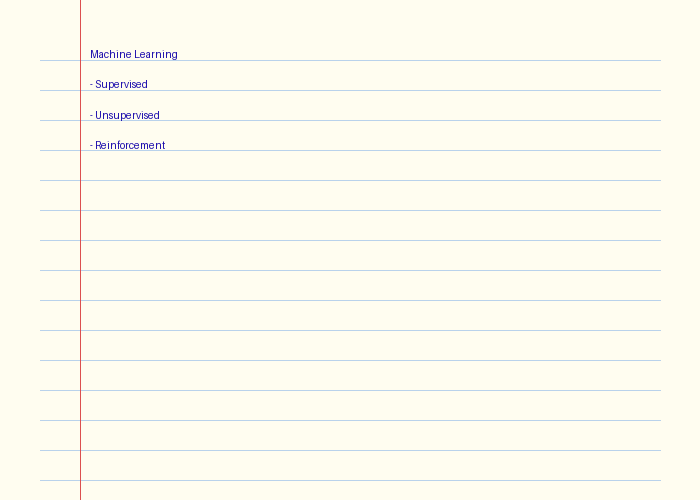
#> input picture dataset/synthetic/handwritten_0000.png, 700 x 500 px
$ python -i preprocessor.py   (imports and definitions only)
#> lines starting #> are read from the running program, lines starting #| are printed output that depends on the picture; after the words box and inside, x2 and y2 are one past the last pixel; in counts of white or black regions, pixels touching at a corner belong together
"""
utils/preprocessor.py
Image preprocessing pipeline for handwritten text OCR.
Handles shadows, glare, tilt, noise, and quality enhancement.
"""

import cv2
import numpy as np
from PIL import Image, ImageEnhance, ImageFilter
from scipy import ndimage
import io
import base64


class ImagePreprocessor:
    """
    Comprehensive image preprocessing pipeline to improve OCR accuracy.
    Handles common issues: shadows, glare, tilt, low contrast, noise.
    """

    def __init__(self, debug: bool = False):
        self.debug = debug
        self.steps_log = []

    def preprocess(self, image_input, pipeline: str = "auto") -> dict:
        """
        Main preprocessing entry point.

        Args:
            image_input: PIL Image, numpy array, bytes, or file path
            pipeline: 'auto', 'whiteboard', 'handwritten', 'document', 'flowchart'

        Returns:
            dict with 'image' (PIL), 'cv_image' (numpy), 'steps', 'pipeline_used'
        """
        self.steps_log = []

        # --- Normalize input to numpy BGR ---
        img = self._to_cv2(image_input)
        self._log("Input loaded", img)

        # --- Detect pipeline if auto ---
        if pipeline == "auto":
            pipeline = self._detect_pipeline(img)
            self._log(f"Auto-detected pipeline: {pipeline}")

        # --- Run selected pipeline ---
        if pipeline == "whiteboard":
            processed = self._whiteboard_pipeline(img)
        elif pipeline == "handwritten":
            processed = self._handwritten_pipeline(img)
        elif pipeline == "flowchart":
            processed = self._flowchart_pipeline(img)
        else:
            processed = self._document_pipeline(img)

        pil_out = Image.fromarray(cv2.cvtColor(processed, cv2.COLOR_BGR2RGB))

        return {
            "image": pil_out,
            "cv_image": processed,
            "steps": self.steps_log,
            "pipeline_used": pipeline,
        }

    # ------------------------------------------------------------------ #
    #  Pipelines                                                           #
    # ------------------------------------------------------------------ #

    def _whiteboard_pipeline(self, img: np.ndarray) -> np.ndarray:
        img = self._resize_if_needed(img)
        img = self._correct_tilt(img)
        img = self._remove_shadows(img)
        img = self._enhance_whiteboard(img)
        img = self._denoise(img)
        img = self._sharpen(img)
        return img

    # [26 lines left out: functions _handwritten_pipeline, _flowchart_pipeline, _document_pipeline, not called in this run]

    # ------------------------------------------------------------------ #
    #  Step implementations                                                #
    # ------------------------------------------------------------------ #

    def _resize_if_needed(self, img: np.ndarray, min_dim: int = 800, max_dim: int = 4000) -> np.ndarray:
        h, w = img.shape[:2]
        longest = max(h, w)
        shortest = min(h, w)

        if longest > max_dim:
            scale = max_dim / longest
            img = cv2.resize(img, None, fx=scale, fy=scale, interpolation=cv2.INTER_AREA)
            self._log(f"Downscaled to {img.shape[1]}x{img.shape[0]}")
        elif shortest < min_dim:
            scale = min_dim / shortest
            img = cv2.resize(img, None, fx=scale, fy=scale, interpolation=cv2.INTER_CUBIC)
            self._log(f"Upscaled to {img.shape[1]}x{img.shape[0]}")
        return img

    def _correct_tilt(self, img: np.ndarray) -> np.ndarray:
        """Detect and correct skew using Hough transform."""
        gray = cv2.cvtColor(img, cv2.COLOR_BGR2GRAY)
        # Binarize to find dark text
        _, thresh = cv2.threshold(gray, 0, 255, cv2.THRESH_BINARY_INV + cv2.THRESH_OTSU)

        # Dilate horizontally to connect text into baselines
        kernel = cv2.getStructuringElement(cv2.MORPH_RECT, (30, 5))
        dilated = cv2.dilate(thresh, kernel, iterations=1)

        # Find edges on the dilated image
        edges = cv2.Canny(dilated, 50, 150, apertureSize=3)

        # Threshold proportional to image width to only detect long lines
        min_line_len = int(img.shape[1] * 0.2)
        lines = cv2.HoughLines(edges, 1, np.pi / 180, threshold=min_line_len)

        if lines is None:
            return img

        angles = []
        for rho, theta in lines[:, 0]:
            angle = (theta - np.pi / 2) * 180 / np.pi
            if abs(angle) < 45:
                angles.append(angle)

        if not angles:
            return img

        median_angle = np.median(angles)
        if abs(median_angle) < 0.5:
            return img  # negligible tilt

        h, w = img.shape[:2]
        M = cv2.getRotationMatrix2D((w / 2, h / 2), median_angle, 1.0)
        rotated = cv2.warpAffine(img, M, (w, h), flags=cv2.INTER_CUBIC,
                                  borderMode=cv2.BORDER_REPLICATE)
        self._log(f"Corrected tilt: {median_angle:.2f}°")
        return rotated

    def _remove_shadows(self, img: np.ndarray) -> np.ndarray:
        """Remove uneven illumination and shadows using morphological approach."""
        rgb_planes = cv2.split(img)
        result_planes = []
        for plane in rgb_planes:
            dilated = cv2.dilate(plane, np.ones((7, 7), np.uint8))
            bg = cv2.medianBlur(dilated, 21)
            diff = 255 - cv2.absdiff(plane, bg)
            norm = cv2.normalize(diff, None, alpha=0, beta=255,
                                  norm_type=cv2.NORM_MINMAX)
            result_planes.append(norm)
        result = cv2.merge(result_planes)
        self._log("Shadow removal applied")
        return result

    # [22 lines left out: functions _normalize_illumination, _increase_contrast, not called in this run]

    def _denoise(self, img: np.ndarray) -> np.ndarray:
        """Fast Non-Local Means denoising."""
        result = cv2.fastNlMeansDenoisingColored(img, None, 10, 10, 7, 21)
        self._log("NLM denoising applied")
        return result

    def _sharpen(self, img: np.ndarray) -> np.ndarray:
        """Unsharp mask sharpening."""
        kernel = np.array([[0, -1, 0], [-1, 5, -1], [0, -1, 0]])
        result = cv2.filter2D(img, -1, kernel)
        self._log("Sharpening applied")
        return result

    # [18 lines left out: functions _binarize_adaptive, _binarize_otsu, not called in this run]

    def _enhance_whiteboard(self, img: np.ndarray) -> np.ndarray:
        """Special whiteboard enhancement: boost dark ink on bright bg."""
        gray = cv2.cvtColor(img, cv2.COLOR_BGR2GRAY)
        # Estimate background by dilating (removes dark text)
        kernel = np.ones((15, 15), np.uint8)
        bg = cv2.morphologyEx(gray, cv2.MORPH_DILATE, kernel)
        # Subtract original from background to get white text on black background
        diff = cv2.subtract(bg, gray)
        # Invert to get dark text on bright background
        inv = cv2.bitwise_not(diff)
        norm = cv2.normalize(inv, None, 0, 255, cv2.NORM_MINMAX)
        result = cv2.cvtColor(norm, cv2.COLOR_GRAY2BGR)
        self._log("Whiteboard enhancement applied")
        return result

    # [8 lines left out: function _morphological_clean, not called in this run]

    # ------------------------------------------------------------------ #
    #  Helpers                                                             #
    # ------------------------------------------------------------------ #

    def _detect_pipeline(self, img: np.ndarray) -> str:
        """Heuristic pipeline detection based on image characteristics."""
        gray = cv2.cvtColor(img, cv2.COLOR_BGR2GRAY)
        mean = np.mean(gray)
        std = np.std(gray)

        # Whiteboard: very bright mean, low std
        if mean > 180 and std < 50:
            return "whiteboard"
        # Flowchart: many edges, moderate brightness
        edges = cv2.Canny(gray, 50, 150)
        edge_density = np.sum(edges > 0) / edges.size
        if edge_density > 0.05 and mean > 100:
            return "flowchart"
        # Dark/noisy: handwritten notes on paper
        if mean < 130 or std > 70:
            return "handwritten"
        return "document"

    def _to_cv2(self, image_input) -> np.ndarray:
        if isinstance(image_input, np.ndarray):
            return image_input if image_input.ndim == 3 else cv2.cvtColor(image_input, cv2.COLOR_GRAY2BGR)
        if isinstance(image_input, Image.Image):
            return cv2.cvtColor(np.array(image_input.convert("RGB")), cv2.COLOR_RGB2BGR)
        if isinstance(image_input, bytes):
            arr = np.frombuffer(image_input, np.uint8)
            return cv2.imdecode(arr, cv2.IMREAD_COLOR)
        if isinstance(image_input, str):
            return cv2.imread(image_input)
        raise ValueError(f"Unsupported image input type: {type(image_input)}")

    def _log(self, message: str, img: np.ndarray = None):
        entry = {"step": len(self.steps_log) + 1, "message": message}
        if img is not None and self.debug:
            entry["shape"] = img.shape
        self.steps_log.append(entry)


# [4 lines left out: function image_to_base64, not called in this run]

>>> import cv2
>>> picture = cv2.imread('../dataset/synthetic/handwritten_0000.png')
#> picture is the input picture: shape (500, 700, 3); mean B, G, R 239.5, 251.2, 252.7
>>> result = ImagePreprocessor().preprocess(picture)
#> in _detect_pipeline, `mean = np.mean(gray)`: mean = 250.2
#> in _detect_pipeline, `std = np.std(gray)`: std = 12.13
#> in preprocess, `pipeline = self._detect_pipeline(img)`: pipeline = 'whiteboard'
#> in _correct_tilt, `_, thresh = cv2.threshold(gray, 0, 255, cv2.THRESH_BINARY_INV + cv2.TH..`:
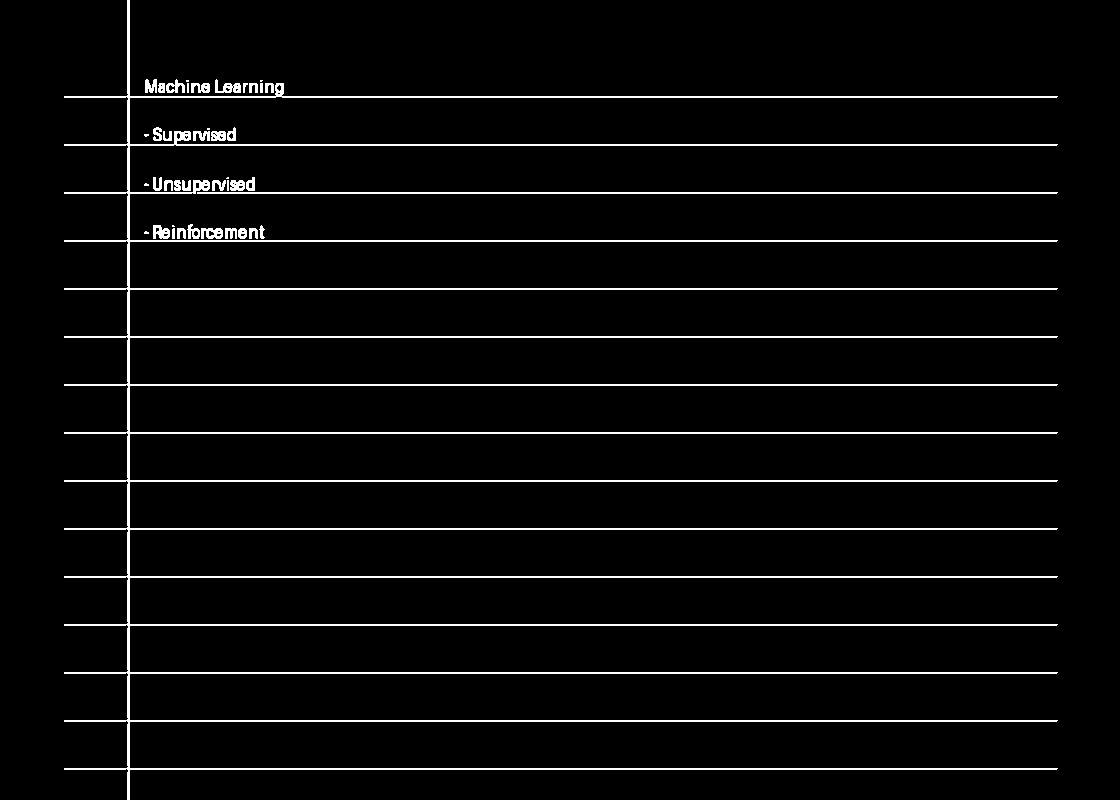
#> thresh: shape (800, 1120); 3.9% white in thin lines or dots, all inside (x1, y1, x2, y2) = (64, 0, 1058, 800)
#> in _correct_tilt, `dilated = cv2.dilate(thresh, kernel, iterations=1)`:
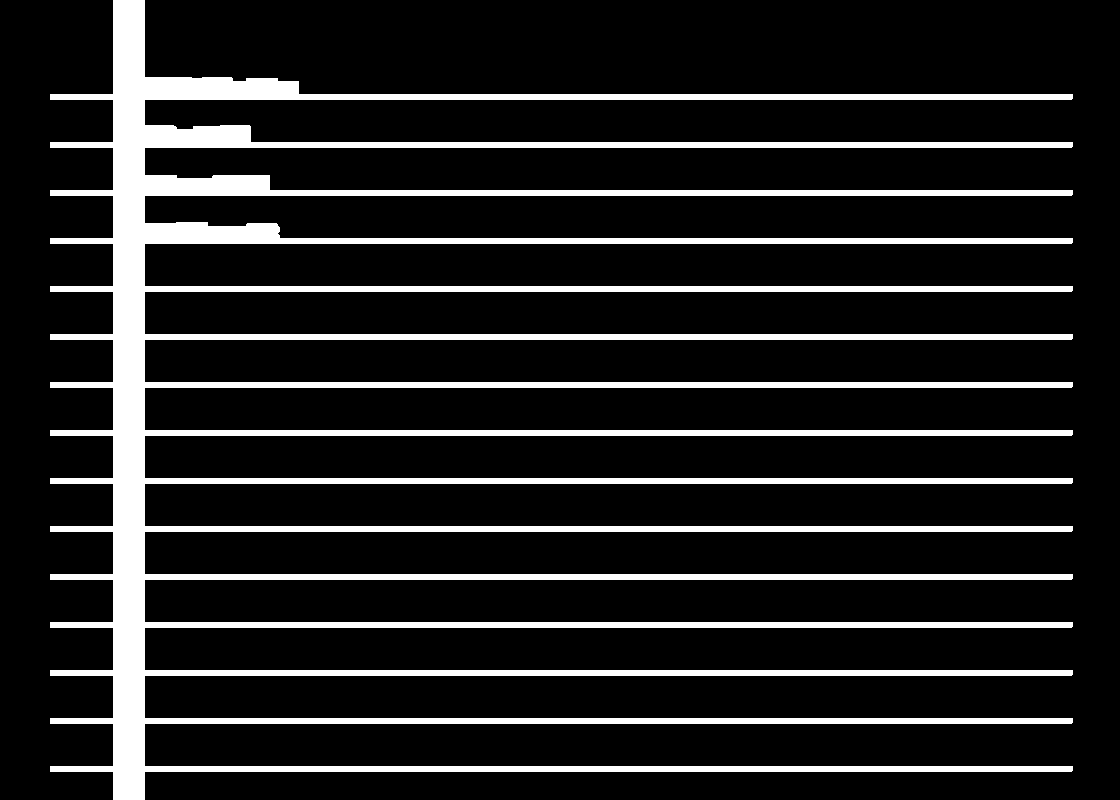
#> dilated: shape (800, 1120); 13.7% white; 1 white region, box (x1, y1, x2, y2) and area: (50, 0, 1073, 800) 122619
#> in _correct_tilt, `edges = cv2.Canny(dilated, 50, 150, apertureSize=3)`:
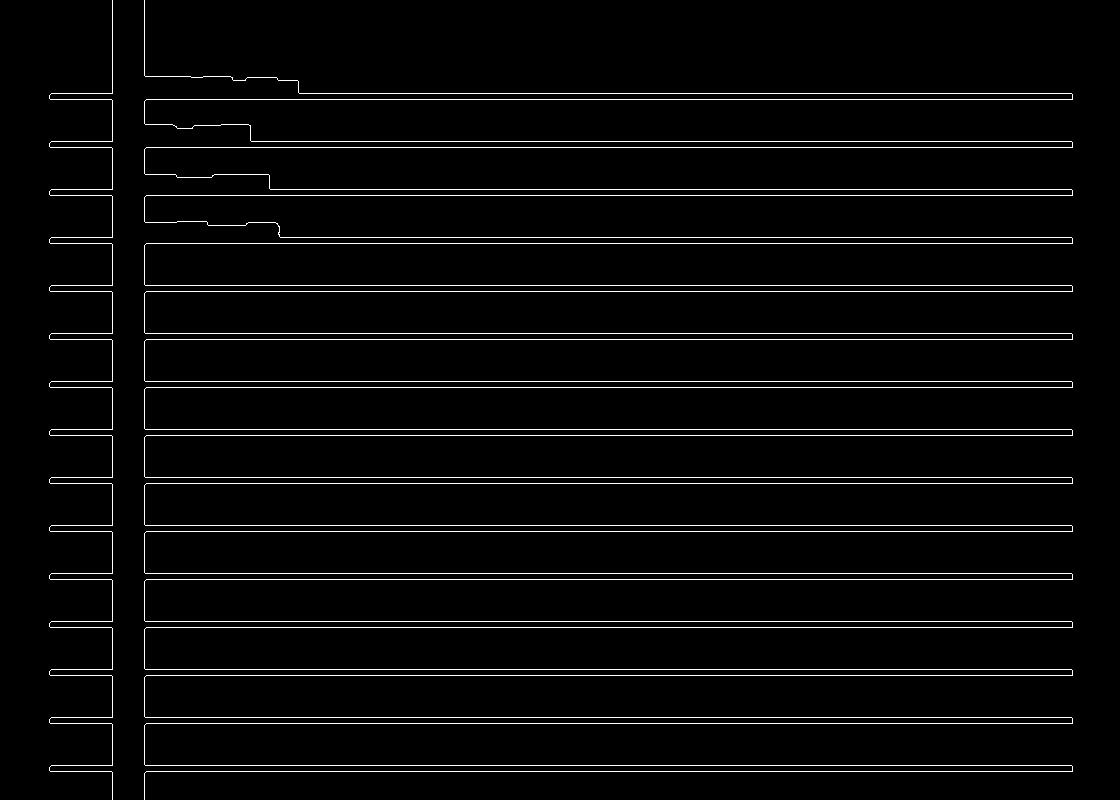
#> edges: shape (800, 1120); 3.5% white in thin lines or dots
#> in _correct_tilt, `lines = cv2.HoughLines(edges, 1, np.pi / 180, threshold=min_line_len)`: lines = 32 rows, first 8: [99, 1.57], [147, 1.57], [195, 1.57], [243, 1.57], [285, 1.57], [291, 1.57], [333, 1.57], [339, 1.57]
#> the loop in _correct_tilt, `for rho, theta in lines[:, 0]:` made 32 passes
#> (rho, theta, angle) on passes 1 to 12: (99, 1.57, 2.5e-06), (147, 1.57, 2.5e-06), (195, 1.57, 2.5e-06), (243, 1.57, 2.5e-06), (285, 1.57, 2.5e-06), (291, 1.57, 2.5e-06), (333, 1.57, 2.5e-06), (339, 1.57, 2.5e-06), (381, 1.57, 2.5e-06), (387, 1.57, 2.5e-06), (429, 1.57, 2.5e-06), (435, 1.57, 2.5e-06)
#> after the loop in _correct_tilt, `for rho, theta in lines[:, 0]:`: angles = 30 values from 2.5e-06 to 2.5e-06
#> in _correct_tilt, `median_angle = np.median(angles)`: median_angle = 2.5e-06
#> the loop in _remove_shadows, `for plane in rgb_planes:` made 3 passes
#> pass 1, in _remove_shadows, `diff = 255 - cv2.absdiff(plane, bg)`:
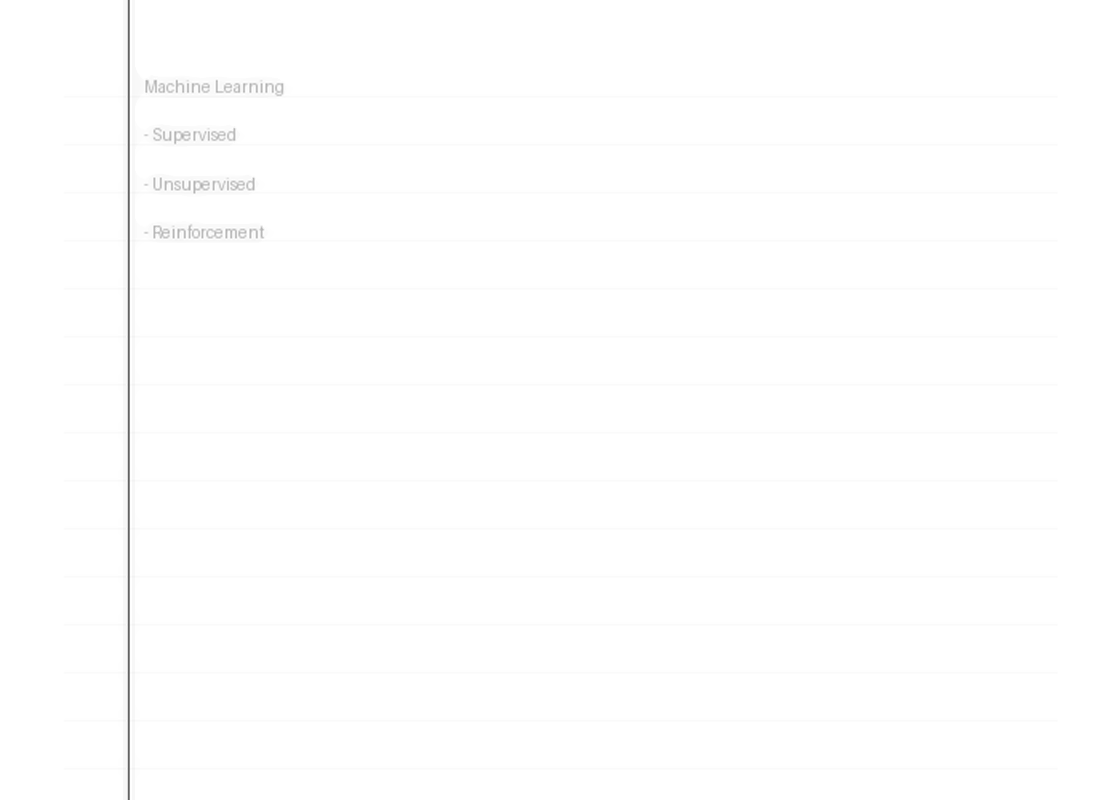
#> diff: shape (800, 1120); min 98, max 255, mean 254.3
#> after the loop in _remove_shadows, `for plane in rgb_planes:`: result_planes = 3 items
#> in _enhance_whiteboard, `bg = cv2.morphologyEx(gray, cv2.MORPH_DILATE, kernel)`: bg: shape (800, 1120); every value is 255
#> in _enhance_whiteboard, `diff = cv2.subtract(bg, gray)`:
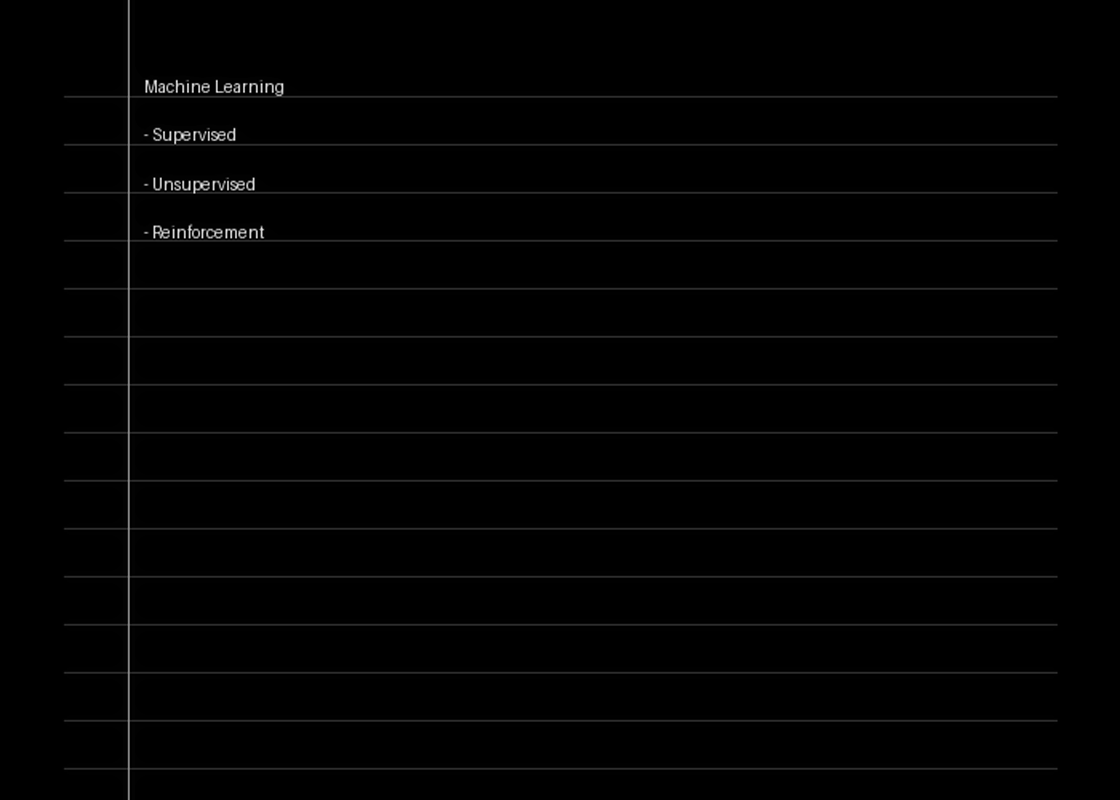
#> diff: shape (800, 1120); min 0, max 241, mean 2.3
#> result = 4 items
